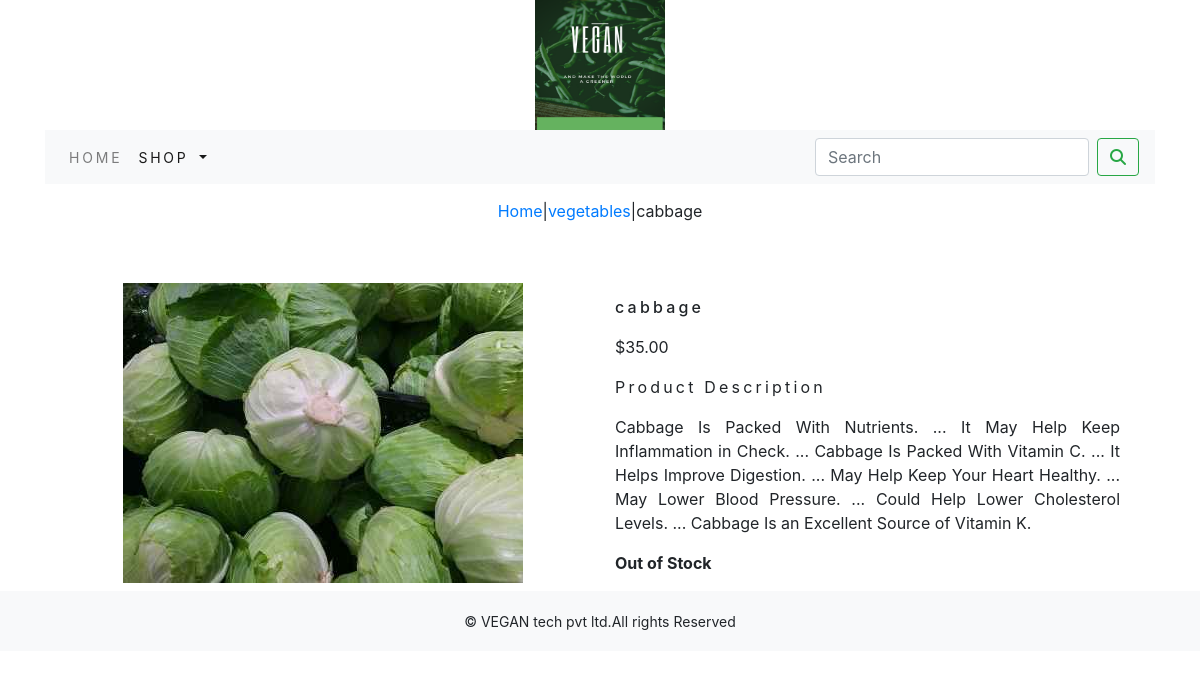
The app's page /shop/vegetables/cabbage/ with its own data.
### shop/models.py (models this page shows, shortened)
class Product(models.Model):
    name = models.CharField(max_length=250, unique=True)
    slug = models.SlugField(max_length=250, unique=True)
    description = models.TextField(blank=True)
    price = models.DecimalField(max_digits=10, decimal_places=2)
    category = models.ForeignKey(Category, on_delete=models.CASCADE)
    image = models.ImageField(upload_to='product', blank=True)
    stock = models.IntegerField()
    available = models.BooleanField(default=True)
    created = models.DateTimeField(auto_now_add=True)
    updated = models.DateTimeField(auto_now=True)
    class Meta:
        ordering = ('name',)
        verbose_name = 'product'
        verbose_name_plural = 'products'

class Category(models.Model):
    name = models.CharField(max_length=250, unique=True)
    slug = models.SlugField(max_length=250, unique=True)
    description = models.TextField(blank=True)
    image = models.ImageField(upload_to='category', blank=True)
    class Meta:
        ordering = ('name',)
        verbose_name = 'category'
        verbose_name_plural = 'categories'
    def get_url(self):
        return reverse('shop:products_by_category', args=[self.slug])
    def __str__(self):
        return '{}'.format(self.name)

### shop/views.py (the view)
# urls.py: path('<slug:c_slug>/<slug:product_slug>/',views.proDetail,name='prodCatdetail'),
def proDetail(request,c_slug,product_slug):
    try:
        product=Product.objects.get(category__slug=c_slug,slug=product_slug)
    except Exception as e:
        raise e
    return render(request,'product.html',{'product':product})

### cart/context_processors.py (called while the page is built)
def counter(request):
    item_count = 0
    if 'admin' in request.path:
        return {}
    else:
        try:
            cart = Cart.objects.filter(cart_id=_cart_id(request))
            cart_items = CartItem.objects.all().filter(cart=cart[:1])
            for cart_item in cart_items:
                item_count += cart_item.quantity
        except Cart.DoesNotExist:
            item_count = 0
    return dict(item_count=item_count)

### cart/views.py (called while the page is built)
def _cart_id(request):
    cart = request.session.session_key
    if not cart:
        cart = request.session.create()
    return cart

### shop/context_processors.py (called while the page is built)
def menu_links(request):
    links=Category.objects.all()
    return dict(links=links)

### templates/product.html (shortened to what this page needs)
{% extends 'base.html' %}
{% load static %}
{% block content %}
<div class="row my_prod_row_class">
    <div class="mx-auto">
        <p><a href="{% url 'shop:allProdCat' %}">Home</a>|<a href="{{product.category.get_url}}">{{product.category}}</a>|{{product.name}}</p>
    </div>
</div>
<div class="container">
<br>
<div class="row">
    <div class="col-12 col-sm-12 col-md-12 col-lg-6 text-center">
        <div style="min-width:18rem">
        <img src="{{product.image.url}}" alt="{{product.name}}">
    </div>
</div>
    <div class="col-12 col-sm-12 col-md-12 col-lg-6">
        <div>
        <h1 class="my_prod_title">{{product.name}}</h1>
        <p>${{product.price}}</p>
        <p class="my_title">Product Description</p>
        <p class="text-justify my_prod_text">{{product.description}}</p>
        {% if product.stock <= 0 %}
        <p class="text-justify my_prod_text"><b>Out of Stock</b></p>
        {% else  %}
        <a class="btn btn-secondary" href="{% url 'cart:add_cart' product.id %}">Add to Cart</a>
        {% endif %}
    </div>
</div>
</div>
</div>
{% endblock %}

### static/css/custom.css (style rules this page uses)
body { font-family: 'Roboto', sans-serif; }
.my_title { font-size:16px; text_transform:uppercase; letter-spacing:.2em; }
.my_prod_row_class { padding-top:15px; padding-bottom:20px; }
.my_prod_title { font-size:16px; text_transform:uppercase; letter-spacing:.2em; padding-top:15px; padding-bottom:10px; }
.my_prod_text { padding-right:20px; }

### records on screen
Product: category "vegetables", name "cabbage", image (picture), price "35.00", description "Cabbage Is Packed With Nutrients. ... It May Help Keep Inflammation in Check. ... Cabbage Is Packed With Vitamin C. ... It Helps Improve Digestion. ... May Help Keep Your Heart Healthy. ... May Lower Blood Pressure. ... Could Help Lower Cholesterol Levels. ... Cabbage Is an Excellent Source of Vitamin K."
